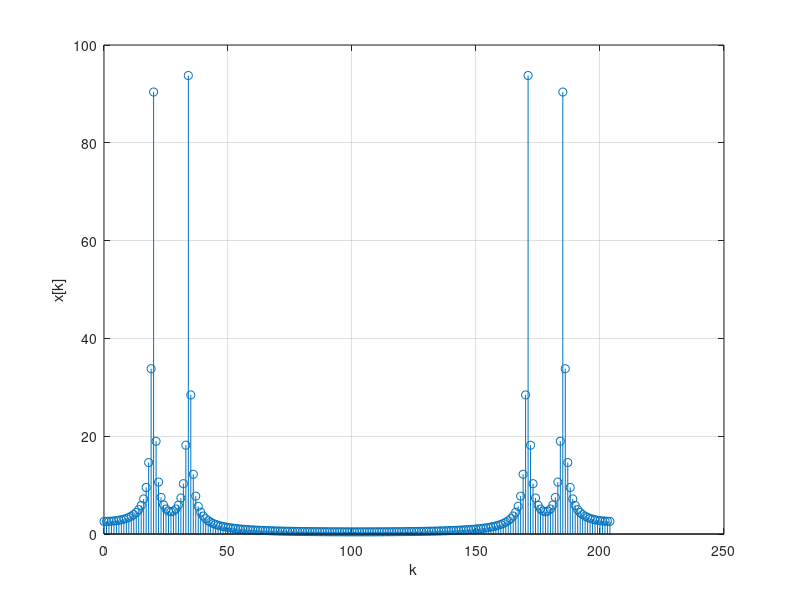

Write the MATLAB code that produced this figure.
clc
clf;
d = input(' Enter any digit  = ' , 's' )
symbol = abs(d);
tm =[49 50 51 65
    52 53 54 66
    55 56 57 67
    58 59 60 68]
for p = 1:4
    for q= 1:4
        if tm(p,q) == abs(d);
            break;
        end
    end
    if tm(p,q) == abs(d);
            break;
    end
end
f1=[697 770 852 941]
f2=[1209 1336 1477 1633]
n=0:204
x= sin(2*pi*n*f1(p)/8000) + sin(2*pi*n*f2(2)/8000);
k=[18 20 22 24 31 34 38 42]
f=fft(x)
val = abs(f);
stem(n,val);
grid;
xlabel("k")
ylabel("x[k]")
for s=5:8
    if val(s) > 80,break
    end
end

